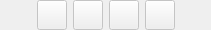
<?xml version="1.0" encoding="UTF-8"?>
<ui version="4.0">
 <class>ModuleA</class>
 <widget class="QFrame" name="ModuleA">
  <property name="geometry">
   <rect>
    <x>0</x>
    <y>0</y>
    <width>211</width>
    <height>30</height>
   </rect>
  </property>
  <property name="windowTitle">
   <string>Frame</string>
  </property>
  <layout class="QHBoxLayout" name="horizontalLayout">
   <property name="leftMargin">
    <number>0</number>
   </property>
   <property name="topMargin">
    <number>0</number>
   </property>
   <property name="rightMargin">
    <number>0</number>
   </property>
   <property name="bottomMargin">
    <number>0</number>
   </property>
   <item>
    <spacer name="horizontalSpacer">
     <property name="orientation">
      <enum>Qt::Horizontal</enum>
     </property>
     <property name="sizeHint" stdset="0">
      <size>
       <width>27</width>
       <height>20</height>
      </size>
     </property>
    </spacer>
   </item>
   <item>
    <widget class="QPushButton" name="pushButton">
     <property name="enabled">
      <bool>false</bool>
     </property>
     <property name="sizePolicy">
      <sizepolicy hsizetype="Minimum" vsizetype="Minimum">
       <horstretch>0</horstretch>
       <verstretch>0</verstretch>
      </sizepolicy>
     </property>
     <property name="minimumSize">
      <size>
       <width>30</width>
       <height>30</height>
      </size>
     </property>
     <property name="maximumSize">
      <size>
       <width>30</width>
       <height>30</height>
      </size>
     </property>
     <property name="text">
      <string/>
     </property>
     <property name="flat">
      <bool>false</bool>
     </property>
    </widget>
   </item>
   <item>
    <widget class="QPushButton" name="pushButton_2">
     <property name="enabled">
      <bool>false</bool>
     </property>
     <property name="minimumSize">
      <size>
       <width>30</width>
       <height>30</height>
      </size>
     </property>
     <property name="maximumSize">
      <size>
       <width>30</width>
       <height>30</height>
      </size>
     </property>
     <property name="text">
      <string/>
     </property>
     <property name="flat">
      <bool>false</bool>
     </property>
    </widget>
   </item>
   <item>
    <widget class="QPushButton" name="pushButton_3">
     <property name="enabled">
      <bool>false</bool>
     </property>
     <property name="sizePolicy">
      <sizepolicy hsizetype="Minimum" vsizetype="Minimum">
       <horstretch>0</horstretch>
       <verstretch>0</verstretch>
      </sizepolicy>
     </property>
     <property name="minimumSize">
      <size>
       <width>30</width>
       <height>30</height>
      </size>
     </property>
     <property name="maximumSize">
      <size>
       <width>30</width>
       <height>30</height>
      </size>
     </property>
     <property name="text">
      <string/>
     </property>
     <property name="flat">
      <bool>false</bool>
     </property>
    </widget>
   </item>
   <item>
    <widget class="QPushButton" name="pushButton_4">
     <property name="enabled">
      <bool>false</bool>
     </property>
     <property name="sizePolicy">
      <sizepolicy hsizetype="Minimum" vsizetype="Minimum">
       <horstretch>0</horstretch>
       <verstretch>0</verstretch>
      </sizepolicy>
     </property>
     <property name="minimumSize">
      <size>
       <width>30</width>
       <height>30</height>
      </size>
     </property>
     <property name="maximumSize">
      <size>
       <width>30</width>
       <height>30</height>
      </size>
     </property>
     <property name="text">
      <string/>
     </property>
     <property name="flat">
      <bool>false</bool>
     </property>
    </widget>
   </item>
   <item>
    <spacer name="horizontalSpacer_2">
     <property name="orientation">
      <enum>Qt::Horizontal</enum>
     </property>
     <property name="sizeHint" stdset="0">
      <size>
       <width>28</width>
       <height>20</height>
      </size>
     </property>
    </spacer>
   </item>
  </layout>
 </widget>
 <resources/>
 <connections/>
</ui>
